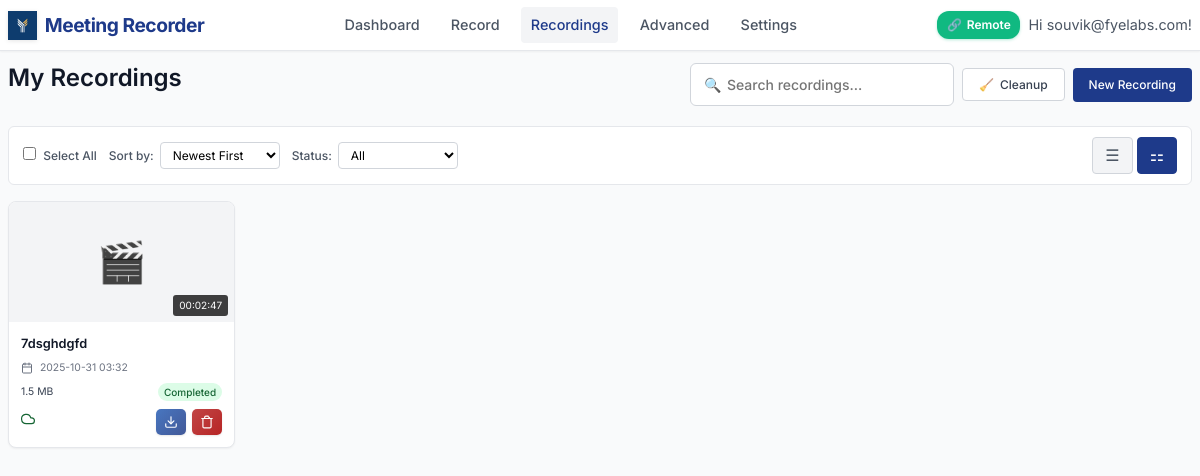
The app's page /recordings (signed in), older data.
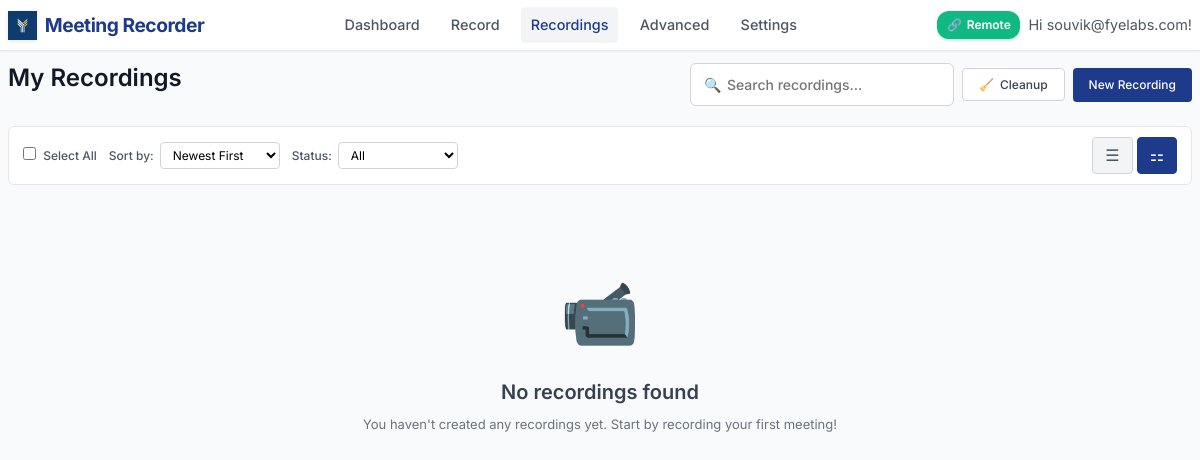
The same page, newer data.
### models.py (models this page shows, shortened)
class User(UserMixin, db.Model):
    id = db.Column(db.Integer, primary_key=True)
    username = db.Column(db.String(80), unique=True, nullable=False)
    email = db.Column(db.String(120), unique=True, nullable=False)
    password_hash = db.Column(db.String(128))
    created_at = db.Column(db.DateTime, default=datetime.utcnow)
    is_active = db.Column(db.Boolean, default=True)
    default_monitor = db.Column(db.String(200))  # Default monitor for recordings
    auto_delete_days = db.Column(db.Integer, default=30)  # Auto-delete recordings after N days
    recordings = db.relationship('Recording', backref='user', lazy=True)
    meetings = db.relationship('Meeting', backref='user', lazy=True)

class Recording(db.Model):
    id = db.Column(db.Integer, primary_key=True)
    title = db.Column(db.String(200), nullable=False)
    filename = db.Column(db.String(255), nullable=False)
    file_path = db.Column(db.String(500), nullable=False)
    file_size = db.Column(db.BigInteger, default=0)  # in bytes
    duration = db.Column(db.Integer, default=0)  # in seconds
    created_at = db.Column(db.DateTime, default=datetime.utcnow)
    started_at = db.Column(db.DateTime)
    ended_at = db.Column(db.DateTime)
    monitor_name = db.Column(db.String(200))
    resolution = db.Column(db.String(50))  # e.g., "1920x1080"
    uploaded = db.Column(db.Boolean, default=False)
    upload_url = db.Column(db.String(500))  # Legacy field - kept for compatibility
    video_url = db.Column(db.String(500))
    transcript_url = db.Column(db.String(500))
    thumbnail_url = db.Column(db.String(500))
    upload_status = db.Column(db.String(50), default='pending')  # pending, uploading, completed, failed
    upload_metadata = db.Column(db.Text)  # JSON metadata from upload
    user_id = db.Column(db.Integer, db.ForeignKey('user.id'), nullable=False)
    status = db.Column(db.String(50), default='completed')  # recording, processing, completed, failed
    @property
    def duration_formatted(self):
        if not self.duration:
            return "00:00:00"
        hours = self.duration // 3600
        minutes = (self.duration % 3600) // 60
        seconds = self.duration % 60
        return f"{hours:02d}:{minutes:02d}:{seconds:02d}"
    @property
    def file_size_formatted(self):
        if not self.file_size:
            return "0 B"
        size = self.file_size  # Work with a copy to avoid modifying the actual value
        for unit in ['B', 'KB', 'MB', 'GB']:
            if size < 1024:
                return f"{size:.1f} {unit}"
            size /= 1024
        return f"{size:.1f} TB"
    @property
    def sync_status(self):
        if self.upload_status == 'completed' and self.uploaded:
            return "Synced"
        elif self.upload_status == 'uploading':
            return "Uploading"
        elif self.upload_status == 'failed':
            return "Upload Failed"
        elif self.status == "failed":
            return "Recording Failed"
        elif self.status == "processing":
            return "Processing"
        else:
            return "Local Only"
    @property
    def sync_status_class(self):
        status = self.sync_status
        if status == "Synced":
            return "status-synced"
        elif status == "Uploading":
            return "status-uploading"
        elif "Failed" in status:
            return "status-failed"
        elif status == "Processing":
            return "status-processing"
        else:
            return "status-local"
    @property
    def resolved_file_path(self):
        if not self.file_path:
            return None
        current_dir = os.path.dirname(os.path.abspath(__file__))
        if os.path.isabs(self.file_path):
            filename = os.path.basename(self.file_path)
        else:
            filename = self.file_path
        resolved_path = os.path.join(current_dir, 'recordings', filename)
        return resolved_path
    @property
    def transcript_path(self):
        current_dir = os.path.dirname(os.path.abspath(__file__))
        recordings_dir = os.path.join(current_dir, 'recordings')
        safe_title = "".join(c for c in self.title if c.isalnum() or c in (' ', '-', '_')).rstrip()
        transcript_filename = f"{safe_title}_transcript.txt"
        transcript_path = os.path.join(recordings_dir, transcript_filename)
        if os.path.exists(transcript_path):
            return transcript_path
        resolved_path = self.resolved_file_path
        if resolved_path:
            old_transcript_path = os.path.splitext(resolved_path)[0] + '_transcript.txt'
            if os.path.exists(old_transcript_path):
                return old_transcript_path
        return transcript_path
    @property
    def has_transcript(self):
        transcript_path = self.transcript_path
        return transcript_path and os.path.exists(transcript_path)

### app.py (the view, shortened to what this page needs)
@app.route('/recordings')
@login_required
def recordings():
    page = request.args.get('page', 1, type=int)
    sort_by = request.args.get('sort', 'date_desc')
    status_filter = request.args.get('status', 'all')
    search_query = request.args.get('search', '').strip()
    query = Recording.query
    if search_query:
        query = query.filter(Recording.title.contains(search_query))
    if sort_by == 'date_asc':
        query = query.order_by(Recording.created_at.asc())
    elif sort_by == 'title':
        query = query.order_by(Recording.title.asc())
    elif sort_by == 'duration':
        query = query.order_by(Recording.duration.desc().nullslast())
    else:  # default: date_desc
        query = query.order_by(Recording.created_at.desc())
    recordings = query.paginate(page=page, per_page=10, error_out=False)
    return render_template('recordings.html', recordings=recordings)

### templates/recordings.html (shortened to what this page needs)
{% extends "base.html" %}
{% block content %}
<div class="page-header">
    <h1 class="page-title">My Recordings</h1>
    <div class="header-actions">
        <div class="search-box">
            <span class="search-icon">🔍</span>
            <input type="text" class="search-input" placeholder="Search recordings...">
        </div>
        <button onclick="cleanupOrphanedRecordings()" class="btn-secondary" title="Remove database entries without files">
            <span>🧹</span>
            Cleanup
        </button>
        <a href="/record" class="btn-primary">
            New Recording
        </a>
    </div>
</div>
<div class="filters">
    <div class="filter-group">
        <label class="filter-label">
            <input type="checkbox" id="selectAllCheckbox" onchange="toggleSelectAll()" style="margin-right: 0.25rem;">
            Select All
        </label>
    </div>
    <div class="filter-group">
        <label class="filter-label">Sort by:</label>
        <select class="filter-select" id="sortSelect">
            <option value="date_desc">Newest First</option>
        </select>
    </div>
    <div class="filter-group">
        <label class="filter-label">Status:</label>
        <select class="filter-select" id="statusSelect">
            <option value="all">All</option>
        </select>
    </div>
    <div class="view-toggles">
        <button class="view-toggle-btn" onclick="setView('list')" title="List View">
            <span>☰</span>
        </button>
        <button class="view-toggle-btn active" onclick="setView('grid')" title="Grid View">
            <span>⚏</span>
        </button>
    </div>
</div>
{% if recordings.items %}
    <div class="recordings-grid">
        {% for recording in recordings.items %}
        <div class="recording-card" onclick="playRecording('{{ recording.id }}', event)">
            <div class="recording-thumbnail">
                {% if recording.file_path %}
                <div class="placeholder-thumbnail" style="display: none; width: 100%; height: 100%; align-items: center; justify-content: center; font-size: 2.5rem; color: var(--gray-400);">
                    🎬
                </div>
                {% else %}
                <div class="placeholder-thumbnail" style="width: 100%; height: 100%; display: flex; align-items: center; justify-content: center; font-size: 2.5rem; color: var(--gray-400);">
                    🎬
                </div>
                {% endif %}
                <div class="recording-duration">{{ recording.duration_formatted }}</div>
            </div>
            <div class="recording-info">
                <div class="recording-title">{{ recording.title }}</div>
                <div class="recording-meta">
                    <div class="recording-date">
                        {{ recording.created_at.strftime('%Y-%m-%d %H:%M') }}
                    </div>
                </div>
                <div class="recording-details">
                    <span class="recording-size">{{ recording.file_size_formatted }}</span>
                    <span class="recording-status status-{{ recording.status }}">
                        {{ recording.status.title() }}
                    </span>
                </div>
                <div class="recording-actions">
                    <div class="sync-indicator">
                        <span class="{{ recording.sync_status_class }}" title="{{ recording.sync_status }}">
                            {% if recording.sync_status == 'Synced' %}
                                <svg width="14" height="14" viewBox="0 0 24 24" fill="none" stroke="currentColor" stroke-width="2" stroke-linecap="round" stroke-linejoin="round">
                                    <path d="M18 10h-1.26A8 8 0 1 0 9 20h9a5 5 0 0 0 0-10z"/>
                                </svg>
                            {% elif recording.sync_status == 'Completed' %}
                                <svg width="14" height="14" viewBox="0 0 24 24" fill="none" stroke="currentColor" stroke-width="2" stroke-linecap="round" stroke-linejoin="round">
                                    <polyline points="20,6 9,17 4,12"/>
                                </svg>
                            {% elif recording.sync_status == 'Processing' %}
                                <svg width="14" height="14" viewBox="0 0 24 24" fill="none" stroke="currentColor" stroke-width="2" stroke-linecap="round" stroke-linejoin="round" style="animation: spin 1s linear infinite;">
                                    <path d="M21 12a9 9 0 11-6.219-8.56"/>
                                </svg>
                            {% elif recording.sync_status == 'Failed' %}
                                <svg width="14" height="14" viewBox="0 0 24 24" fill="none" stroke="currentColor" stroke-width="2" stroke-linecap="round" stroke-linejoin="round">
                                    <circle cx="12" cy="12" r="10"/>
                                    <line x1="15" y1="9" x2="9" y2="15"/>
                                    <line x1="9" y1="9" x2="15" y2="15"/>
                                </svg>
                            {% endif %}
                        </span>
                    </div>
                    <div class="action-buttons">
                        {% if recording.file_path %}
                        <a href="{{ url_for('download_recording', recording_id=recording.id) }}"
                           class="download-btn"
                           title="Download video">
                            <svg width="14" height="14" viewBox="0 0 24 24" fill="none" stroke="currentColor" stroke-width="2" stroke-linecap="round" stroke-linejoin="round">
                                <path d="M21 15v4a2 2 0 0 1-2 2H5a2 2 0 0 1-2-2v-4"/>
                                <polyline points="7,10 12,15 17,10"/>
                                <line x1="12" y1="15" x2="12" y2="3"/>
                            </svg>
                        </a>
                        {% endif %}
                        <button class="delete-btn"
                                onclick="deleteRecording({{ recording.id }}, '{{ recording.title }}')"
                                title="Delete recording">
                            <svg width="14" height="14" viewBox="0 0 24 24" fill="none" stroke="currentColor" stroke-width="2" stroke-linecap="round" stroke-linejoin="round">
                                <path d="M3 6h18"/>
                                <path d="M19 6v14c0 1-1 2-2 2H7c-1 0-2-1-2-2V6"/>
                                <path d="M8 6V4c0-1 1-2 2-2h4c0 1 1 2 2 2v2"/>
                            </svg>
                        </button>
                    </div>
                </div>
            </div>
        </div>
        {% endfor %}
    </div>
{% else %}
    <div class="empty-state">
        <div class="empty-icon">📹</div>
        <div class="empty-title">No recordings found</div>
        <p>You haven't created any recordings yet. Start by recording your first meeting!</p>
    </div>
{% endif %}
{% endblock %}

### templates/base.html (shortened to what this page needs)
<!DOCTYPE html>
<html lang="en">
<head>
</head>
<body>
    <header class="header">
        <div class="header-content">
            <a href="{{ url_for('dashboard') }}" class="logo">
                <img src="{{ url_for('static', filename='image.png') }}" alt="FYE Labs" class="logo-image">
                <span class="logo-text">Meeting Recorder</span>
            </a>
            <nav class="nav-menu">
                <a href="{{ url_for('dashboard') }}" class="nav-link {% if request.endpoint == 'dashboard' %}active{% endif %}">Dashboard</a>
                <a href="{{ url_for('record') }}" class="nav-link {% if request.endpoint == 'record' %}active{% endif %}">Record</a>
                <a href="{{ url_for('recordings') }}" class="nav-link {% if request.endpoint == 'recordings' %}active{% endif %}">Recordings</a>
                <a href="{{ url_for('admin_dashboard') }}" class="nav-link {% if request.endpoint.startswith('admin_') %}active{% endif %}">Advanced</a>
                <a href="{{ url_for('settings') }}" class="nav-link {% if request.endpoint == 'settings' %}active{% endif %}">Settings</a>
            </nav>
            <div class="user-menu">
                <div class="remote-status-indicator" id="remoteStatusIndicator">
                    <span id="remoteStatusIcon">🔗</span>
                    <span id="remoteStatusText">Remote</span>
                </div>
                <span class="user-info">Hi {{ current_user.username }}!</span>
            </div>
        </div>
    </header>
    <main class="container">
        {% block content %}{% endblock %}
    </main>
</body>
</html>

Row changes from the older to the newer data that the page shows:
removed Recording: duration_formatted "00:02:47", title "7dsghdgfd", created_at "2025-10-31 03:32", file_size_formatted "1.5 MB", status "Completed", upload_status "completed" (drawn)
Text that changed along with them:
text now shown: "📹 No recordings found You haven't created any recordings yet. Start by recording your first meeting!"
